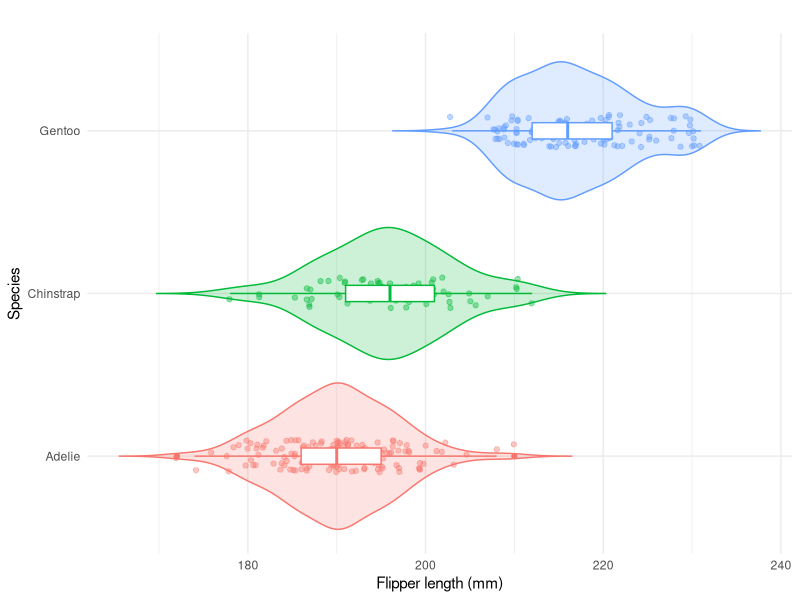
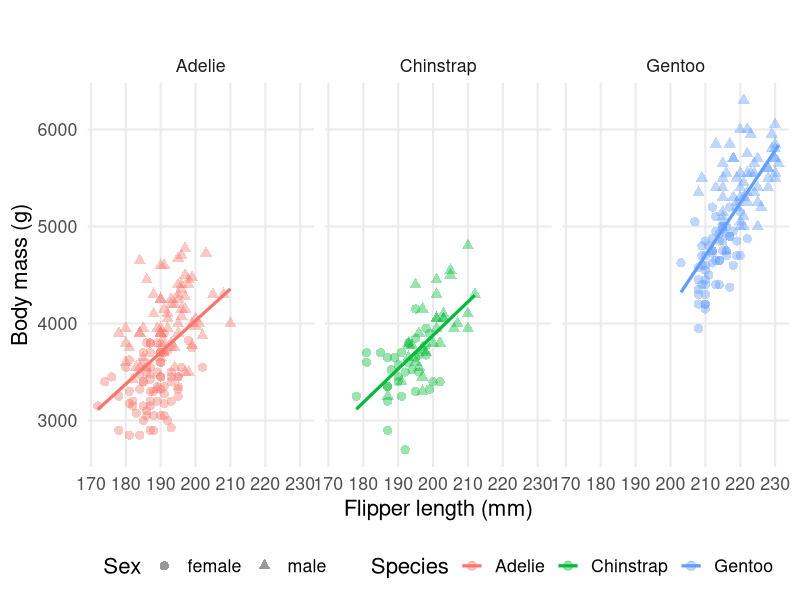

Source code (R) for these figures, in order:
## ---- chunk 1
library(ggplot2)
library(palmerpenguins)
## ---- chunk 2
penguins |> # pass `penguins` data to ggplot
  ggplot(
    aes(
      x = species, # what I want to depict on the x axis
      y = flipper_length_mm, # what I want to depict on the y axis
      group = species, # group level comparisons using `species`
      colour = species
    )
  ) + # colour violin by `species`
  geom_violin(aes(fill = species), # create violin, fill the violins by `species`
    alpha = 0.2, # set the transparency of fill
    trim = FALSE
  ) + # don't crop violin
  geom_jitter(alpha = 0.4, width = 0.1) + # add points to the plot
  geom_boxplot(width = 0.1) +
  coord_flip() + # change axes orientation
  theme_minimal() +
  theme(
  legend.position = "none"
  ) + 
  labs(x = "Species", y = "Flipper length (mm)", title = "")
## ---- chunk 3
penguins |>
  subset(!is.na(body_mass_g) & !is.na(flipper_length_mm) & !is.na(species) & !is.na(sex)) |>
  ggplot(aes(x = flipper_length_mm, y = body_mass_g, colour = species)) +
  geom_point(aes(shape = sex), alpha = 0.4, size = 2.8) +
  geom_smooth(method = "lm", se = FALSE, linewidth = 1.1) +
  facet_wrap(~species) +
  labs(
    title = "",
    x = "Flipper length (mm)",
    y = "Body mass (g)",
    colour = "Species",
    shape = "Sex"
  ) +
  theme_minimal(base_size = 16) +
  theme(
    plot.title = element_text(face = "bold"),
    legend.position = "bottom",
    panel.grid.minor = element_blank()
  )
